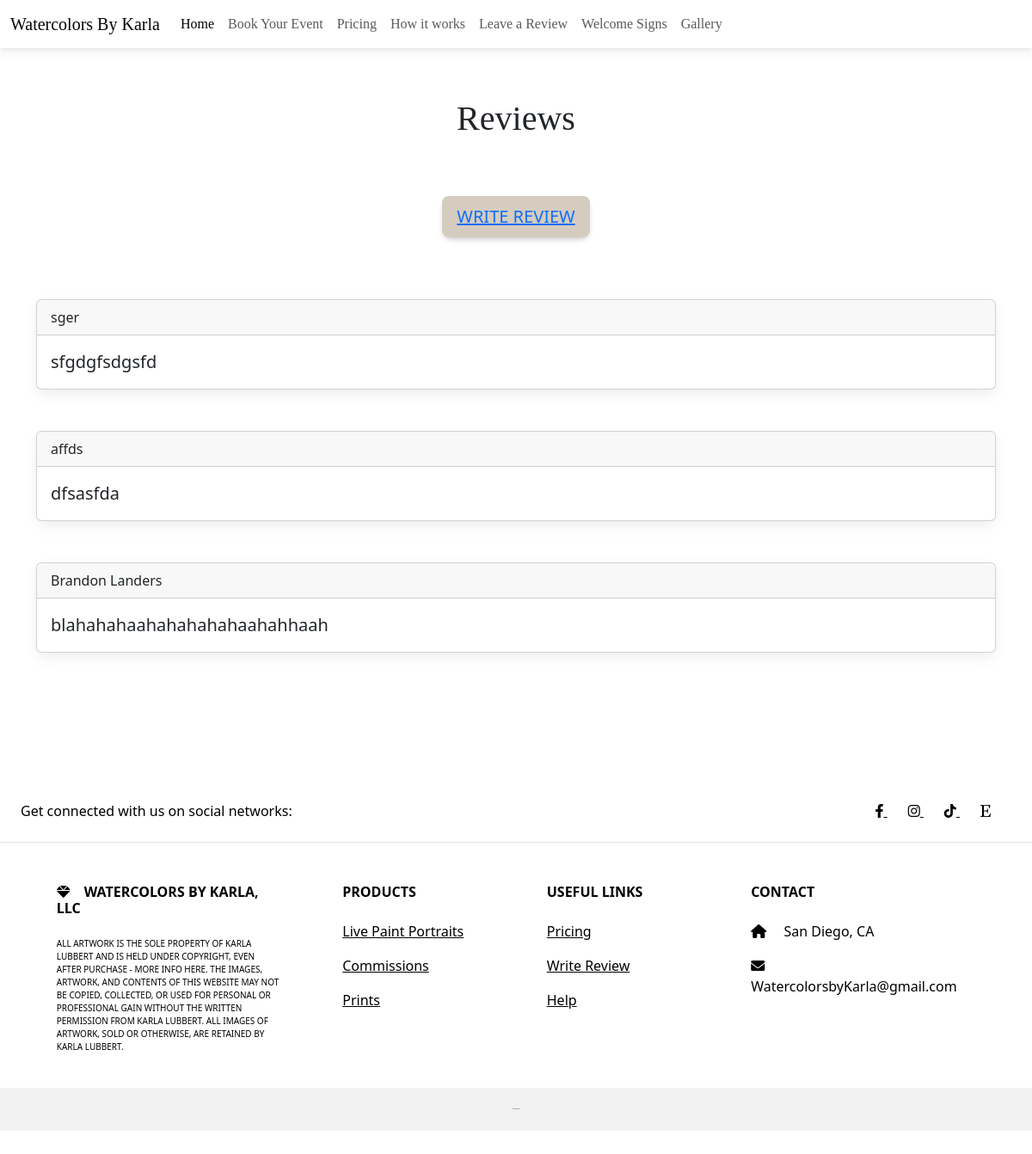
Page /reviews/list/ on the earlier database version.
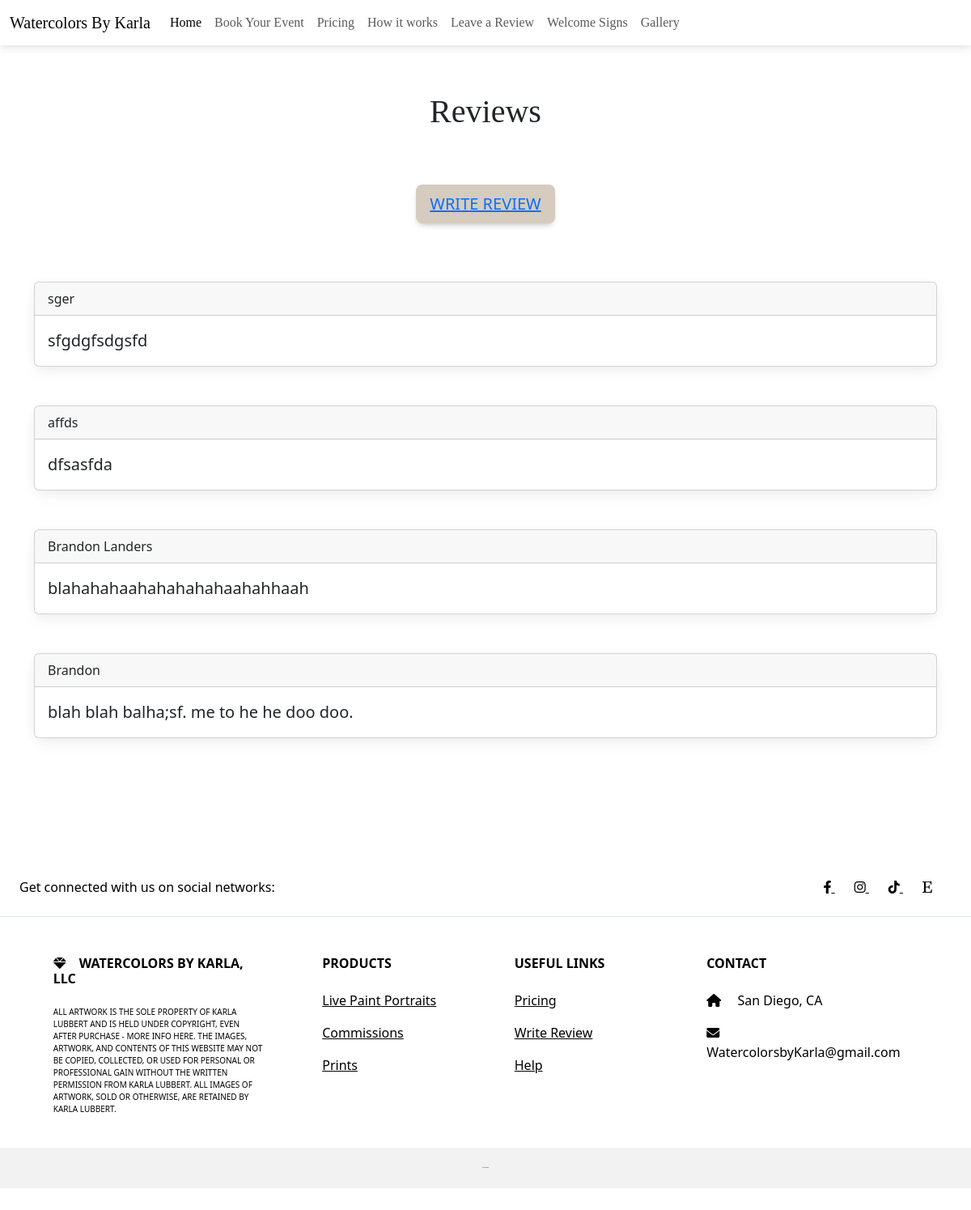
Same page on the later database version.
### reviews/models.py (models this page shows, shortened)
class Review(models.Model):
    name = models.CharField(max_length=128)
    title = models.CharField(max_length=256)
    subtitle =models.CharField(max_length=256)
    body = models.TextField()
    created_on = models.DateTimeField(auto_now_add=True)
    source =models.CharField(max_length=256, null=True, blank=True)

### reviews/views.py (the view, shortened to what this page needs)
# urls.py: path('list/', PostListView.as_view(), name= 'list'),
class PostListView(ListView):
    template_name= "reviews/list.html"
    model = Review

### templates/reviews/list.html (shortened to what this page needs)
{% extends 'base.html' %}
{% block content %}
<!doctype html>
<html lang="en" data-bs-theme="auto">
  <head><script src="/docs/5.3/assets/js/color-modes.js"></script>
    <link rel="stylesheet" href="https://cdn.jsdelivr.net/npm/@docsearch/css@3">
<link href="/docs/5.3/dist/css/bootstrap.min.css" rel="stylesheet">
    <link href="carousel.css" rel="stylesheet">
  </head>
  <body>
<main>
  <br><br>
    <center><h1 style="padding: 10px; font-family: Cambria, Cochin, Georgia, Times, 'Times New Roman', serif;">Reviews</h1>
      <br><br>
    <button style=" color: black; background-color: rgb(213, 204, 191);" type="button" class="btn btn-lg"><a href="{% url 'new' %}">Write Review</a></button>
    <br><br>
    </center>
    <br><br>
    {% for review in review_list %}
      <div class="card">
        <div class="card-header">
          {{ review.name }}
        </div>
        <div class="card-body">
          <blockquote class="blockquote mb-0">
            <p>{{ review.body }}</p>
          </blockquote>
        </div>
      </div>
      <br><br>
    {% endfor %}
</main>
{% endblock %}

### templates/base.html (shortened to what this page needs)
{% load static %}
<!DOCTYPE html>
<html lang="en">
<head>
    <link href="https://cdn.jsdelivr.net/npm/bootstrap@5.3.0/dist/css/bootstrap.min.css" rel="stylesheet">
    <link
    href="https://cdnjs.cloudflare.com/ajax/libs/font-awesome/6.0.0/css/all.min.css" rel="stylesheet"/>
    <link
    href="https://cdnjs.cloudflare.com/ajax/libs/mdb-ui-kit/6.4.0/mdb.min.css"
    rel="stylesheet"
    />
    <link rel="stylesheet" href="{% static 'css/base.css' %}">
    <link rel=”stylesheet” href=”css/bootstrap-responsive.css”>
</head>
<body>
  <nav class="navbar navbar-expand-lg" style="width: 100%; color: rgb(35, 34, 34);">
    <div class="container-fluid">
      <a class="navbar-brand" href="#" style="font-family: Cambria, Cochin, Georgia, Times, 'Times New Roman', serif; color: rgb(6, 5, 5);">Watercolors By Karla</a>
          <div class="collapse navbar-collapse" id="navbarSupportedContent">
            <ul class="navbar-nav me-auto mb-2 mb-lg-0">
              <li class="nav-item">
                <a class="nav-link active" aria-current="page" href="{% url 'home' %}">Home</a>
              </li>
              <li class="nav-item">
                <a  class="nav-link" href="{% url 'add-event' %}">Book Your Event</a>
              </li>
              <li class="nav-item">
                <a  class="nav-link" href="{% url 'pricing' %}">Pricing</a>
              </li>
              <li class="nav-item">
                <a class="nav-link" href="{% url 'about' %}">How it works</a>
              </li>
              <li class="nav-item">
                <a class="nav-link" href="{% url 'list' %}">Leave a Review</a>
              </li>
              <li class="nav-item">
                <a class="nav-link" href="{% url 'welcome' %}">Welcome Signs</a>
              </li>
              <li class="nav-item">
                <a class="nav-link" href="{% url 'gallery' %}">Gallery</a>
              </li>
                </ul>
          </div>
    </div>
  </nav>
    <div class="container">
    {% block content %}
    {% endblock content %}
    </div>
   <div class="footer">
   <footer style ="width: 100%;" class="text-center text-lg-start">
    <section class="d-flex justify-content-center justify-content-lg-between p-4 border-bottom">
      <div class="me-5 d-none d-lg-block">
        <span>Get connected with us on social networks:</span>
      </div>
      <div>
        <a href="https://www.facebook.com/karla.p.padres" class="me-4 text-reset">
          <i class="fab fa-facebook-f"></i>
        </a>
        <a href="https://www.instagram.com/watercolorsbykarla/" class="me-4 text-reset">
          <i class="fab fa-instagram"></i>
        </a>
        <a href="https://www.tiktok.com/@watercolors.bykarla" class="me-4 text-reset">
            <i class="fab fa-tiktok"></i>
            <a href="https://www.etsy.com/shop/Karlawatercolors" class="me-4 text-reset">
                <i class="fab fa-etsy"></i>
              </a>
          </a>
      </div>
    </section>
    <section class="">
      <div class="container text-center text-md-start mt-5">
        <div class="row mt-3">
          <div class="col-md-3 col-lg-4 col-xl-3 mx-auto mb-4">
            <h6 class="text-uppercase fw-bold mb-4">
              <i class="fas fa-gem me-3"></i>Watercolors By Karla, LLC
            </h6>
            <p style="font-size: 10px;">
                ALL ARTWORK IS THE SOLE PROPERTY OF KARLA LUBBERT AND IS HELD UNDER COPYRIGHT, EVEN AFTER PURCHASE - MORE INFO HERE.   THE IMAGES, ARTWORK, AND CONTENTS OF THIS WEBSITE MAY NOT BE COPIED, COLLECTED, OR USED FOR PERSONAL OR PROFESSIONAL GAIN WITHOUT THE WRITTEN PERMISSION FROM KARLA LUBBERT.  ALL IMAGES OF ARTWORK, SOLD OR OTHERWISE, ARE RETAINED BY KARLA LUBBERT.
            </p>
          </div>
          <div class="col-md-2 col-lg-2 col-xl-2 mx-auto mb-4">
            <h6 class="text-uppercase fw-bold mb-4">
              Products
            </h6>
            <p>
              <a href="{% url 'livepaint' %}" class="text-reset">Live Paint Portraits</a>
            </p>
            <p>
              <a href="#!" class="text-reset">Commissions</a>
            </p>
            <p>
              <a href="#!" class="text-reset">Prints</a>
            </p>
          </div>
          <div class="col-md-3 col-lg-2 col-xl-2 mx-auto mb-4">
            <h6 class="text-uppercase fw-bold mb-4">
              Useful links
            </h6>
            <p>
              <a href="{% url 'pricing' %}" class="text-reset">Pricing</a>
            </p>
            <p>
              <a href="{% url 'new' %}" class="text-reset">Write Review</a>
            </p>
            <p>
              <a href="{% url 'about' %}" class="text-reset">Help</a>
            </p>
          </div>
          <div class="col-md-4 col-lg-3 col-xl-3 mx-auto mb-md-0 mb-4">
            <h6 class="text-uppercase fw-bold mb-4">Contact</h6>
            <p><i class="fas fa-home me-3"></i> San Diego, CA</p>
            <p>
              <i class="fas fa-envelope me-3"></i>
              WatercolorsbyKarla@gmail.com
            </p>
          </div>
        </div>
      </div>
    </section>
    <div class="text-center p-4" style="background-color: rgba(0, 0, 0, 0.05); font-size: 1px;">
    </div>
  </div>
  </body>
</html>

### staticfiles/css/base.css (style rules this page uses)
* { margin: 0; }
body { margin:0px; width:100%; height:100%; padding:0px; }
.footer { color: black; display: flex; position: absolute; justify-content: center; width: 100%; padding-top: 100px; padding-bottom: 50px; }
.nav-link { font-family: Cambria, Cochin, Georgia, Times, 'Times New Roman', serif; font-size: 20px; }

Differences in the rows shown:
added Review: name "Brandon", body "blah blah balha;sf. me to he he doo doo."
